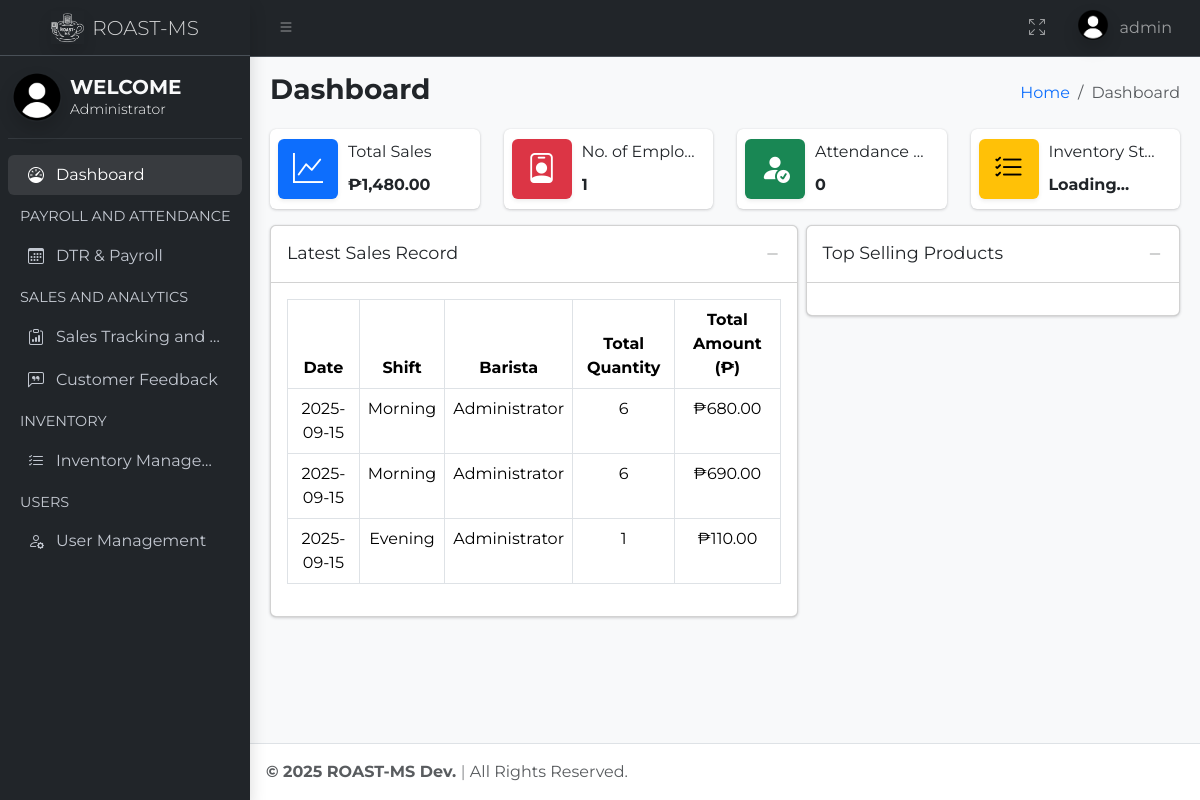
Page /pages/admin/dashboard.php (signed in) on the earlier database version.
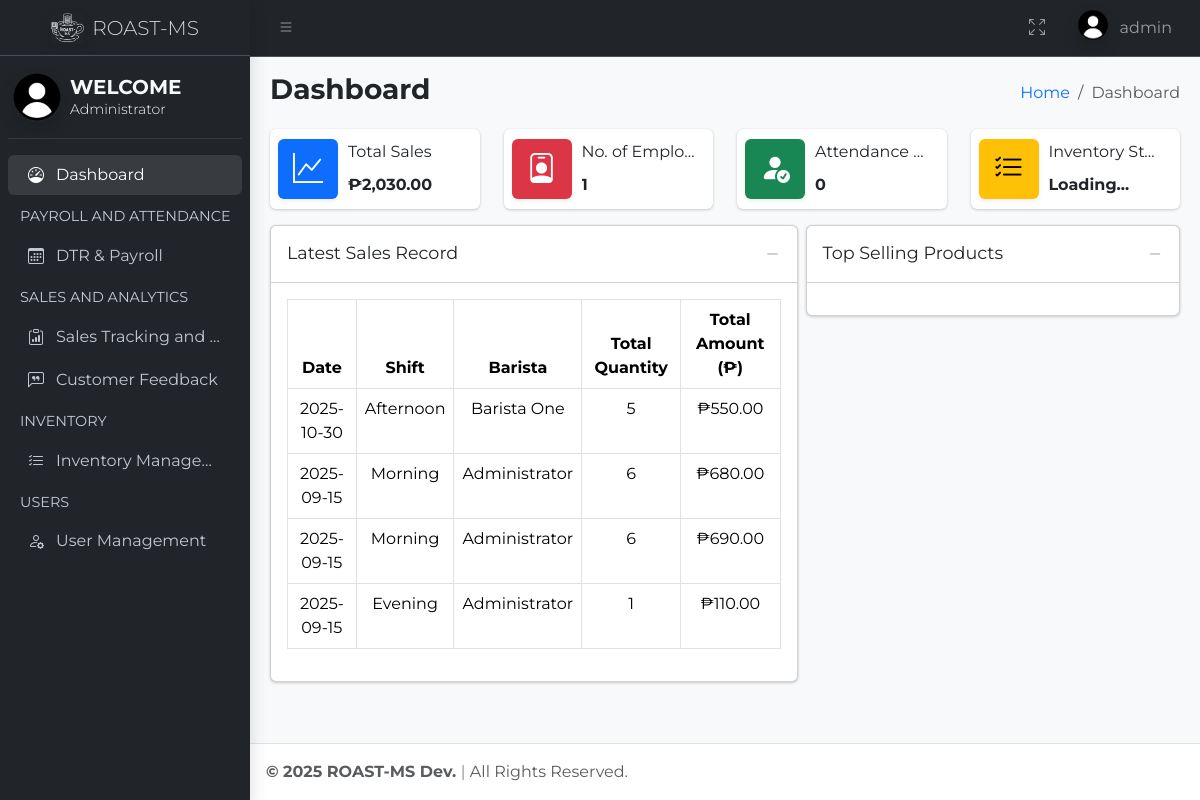
Same page on the later database version.
### tables this page shows
CREATE TABLE `sales` (
  `id` int(11) NOT NULL,
  `sale_date` date NOT NULL,
  `shift` varchar(20) NOT NULL,
  `barista` varchar(100) NOT NULL,
  `total_quantity` int(11) NOT NULL,
  `total_amount` decimal(10,2) NOT NULL,
  `created_at` timestamp NOT NULL DEFAULT current_timestamp()
);

### pages/admin/dashboard.php (the view, shortened to what the changed rows need)
<?php
require_once $_SERVER['DOCUMENT_ROOT'] . '/roast-ms/auth.php';
?>
<!DOCTYPE html>
<html lang="en">
<head>
  <link rel="stylesheet" href="https://cdn.jsdelivr.net/npm/overlayscrollbars@2.10.1/styles/overlayscrollbars.min.css"
 />
  <link rel="stylesheet" href="https://cdn.jsdelivr.net/npm/bootstrap-icons@1.11.3/font/bootstrap-icons.min.css"
 />
  <link rel="stylesheet" href="/roast-ms/assets/css/style.css" />
  <link rel="stylesheet" href="/roast-ms/assets/css/adminlte.css" />
  <link rel="stylesheet" href="https://cdn.jsdelivr.net/npm/apexcharts@3.37.1/dist/apexcharts.css"
 />
</head>
<body class="layout-fixed sidebar-expand-lg sidebar-mini bg-body-tertiary">
  <div class="app-wrapper">
    <main class="app-main">
      <div class="app-content">
        <div class="container-fluid">
          <div class="row">
            <div class="col-12 col-sm-6 col-md-3">
              <div class="info-box d-flex align-items-center rounded">
                <div class="info-box-content flex-grow-1 text-truncate">
                  <span class="info-box-text">Total Sales</span>
                  <span class="info-box-number total_sales text-truncate">
                    <?php
                    $query = "SELECT SUM(total_amount) AS total_sales FROM sales";
                    $result = $conn->query($query);
                    if ($result) {
                      $row = $result->fetch_assoc();
                      $total_sales = $row['total_sales'] ?? 0;
                    } else {
                      $total_sales = 0;
                    }
                    echo "₱" . number_format($total_sales, 2);
                    ?>
                  </span>
                </div>
              </div>
            </div>
          </div>
          <div class="row g-2">
            <div class="col-md-7">
              <div class="card mb-3">
                <div class="card-body">
                  <div class="row">
                    <div class="col-md-12">
                      <div class="table-responsive">
                        <table id="salesTable" class="table table-hover table-bordered" style="width:100%">
                          <thead>
                            <tr class="fs-6 text-center">
                              <th>Date</th>
                              <th>Shift</th>
                              <th>Barista</th>
                              <th>Total Quantity</th>
                              <th>Total Amount (₱)</th>
                            </tr>
                          </thead>
                          <tbody>
                            <?php
                            $result = $conn->prepare("SELECT * FROM sales ORDER BY sale_date DESC LIMIT 5");
                            $result->execute();
                            $data = $result->get_result();
                            while ($row = $data->fetch_assoc()):
                              ?>
                              <tr class="text-center">
                                <td><?= htmlspecialchars($row['sale_date']) ?></td>
                                <td><?= htmlspecialchars($row['shift']) ?></td>
                                <td><?= htmlspecialchars($row['barista']) ?></td>
                                <td><?= htmlspecialchars($row['total_quantity']) ?></td>
                                <td>₱<?= number_format($row['total_amount'], 2) ?></td>
                              </tr>
                            <?php endwhile; ?>
                          </tbody>
                        </table>
                      </div>
                    </div>
                  </div>
                </div>
              </div>
            </div>
          </div>
        </div>
      </div>
    </main>
  </div>
</body>
</html>

Differences in the rows shown:
added sales: sale_date "2025-10-30", shift "Afternoon", barista "Barista One", total_quantity "5", total_amount "550.00"
Other differences:
$total_sales: "1,480.00" → "2,030.00"
